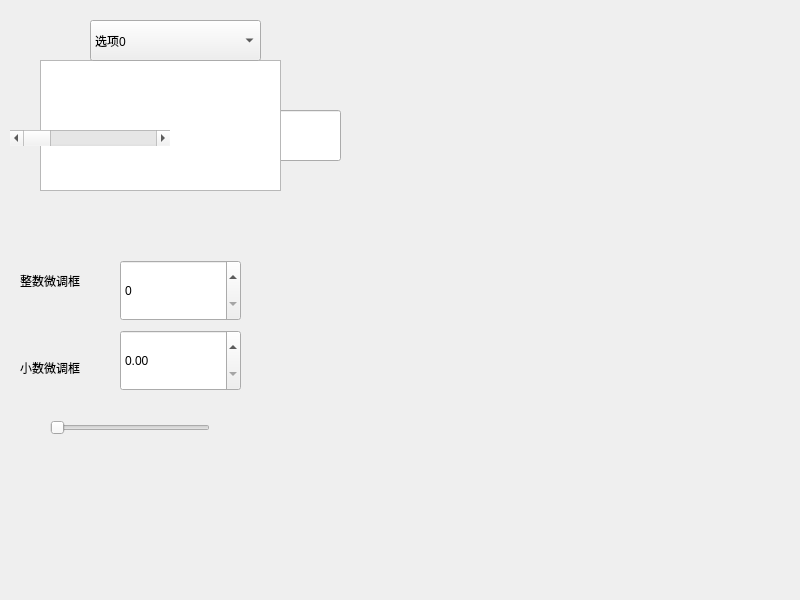
<?xml version="1.0" encoding="UTF-8"?>
<ui version="4.0">
 <class>Widget</class>
 <widget class="QWidget" name="Widget">
  <property name="geometry">
   <rect>
    <x>0</x>
    <y>0</y>
    <width>800</width>
    <height>600</height>
   </rect>
  </property>
  <property name="windowTitle">
   <string>Widget</string>
  </property>
  <widget class="QLineEdit" name="lineEdit">
   <property name="geometry">
    <rect>
     <x>70</x>
     <y>110</y>
     <width>271</width>
     <height>51</height>
    </rect>
   </property>
  </widget>
  <widget class="QTextEdit" name="textEdit">
   <property name="geometry">
    <rect>
     <x>40</x>
     <y>60</y>
     <width>241</width>
     <height>131</height>
    </rect>
   </property>
  </widget>
  <widget class="QComboBox" name="comboBox">
   <property name="geometry">
    <rect>
     <x>90</x>
     <y>20</y>
     <width>171</width>
     <height>41</height>
    </rect>
   </property>
   <item>
    <property name="text">
     <string>选项0</string>
    </property>
   </item>
   <item>
    <property name="text">
     <string>选项1</string>
    </property>
   </item>
   <item>
    <property name="text">
     <string>选项2</string>
    </property>
   </item>
  </widget>
  <widget class="QSpinBox" name="spinBox">
   <property name="geometry">
    <rect>
     <x>120</x>
     <y>260</y>
     <width>121</width>
     <height>61</height>
    </rect>
   </property>
  </widget>
  <widget class="QScrollBar" name="horizontalScrollBar">
   <property name="geometry">
    <rect>
     <x>10</x>
     <y>130</y>
     <width>160</width>
     <height>16</height>
    </rect>
   </property>
   <property name="orientation">
    <enum>Qt::Horizontal</enum>
   </property>
  </widget>
  <widget class="QSlider" name="horizontalSlider">
   <property name="geometry">
    <rect>
     <x>50</x>
     <y>420</y>
     <width>160</width>
     <height>16</height>
    </rect>
   </property>
   <property name="orientation">
    <enum>Qt::Horizontal</enum>
   </property>
  </widget>
  <widget class="QDoubleSpinBox" name="doubleSpinBox">
   <property name="geometry">
    <rect>
     <x>120</x>
     <y>330</y>
     <width>121</width>
     <height>61</height>
    </rect>
   </property>
  </widget>
  <widget class="QLabel" name="label">
   <property name="geometry">
    <rect>
     <x>20</x>
     <y>260</y>
     <width>91</width>
     <height>41</height>
    </rect>
   </property>
   <property name="text">
    <string>整数微调框</string>
   </property>
  </widget>
  <widget class="QLabel" name="label_2">
   <property name="geometry">
    <rect>
     <x>20</x>
     <y>360</y>
     <width>71</width>
     <height>16</height>
    </rect>
   </property>
   <property name="text">
    <string>小数微调框</string>
   </property>
  </widget>
 </widget>
 <resources/>
 <connections/>
</ui>
